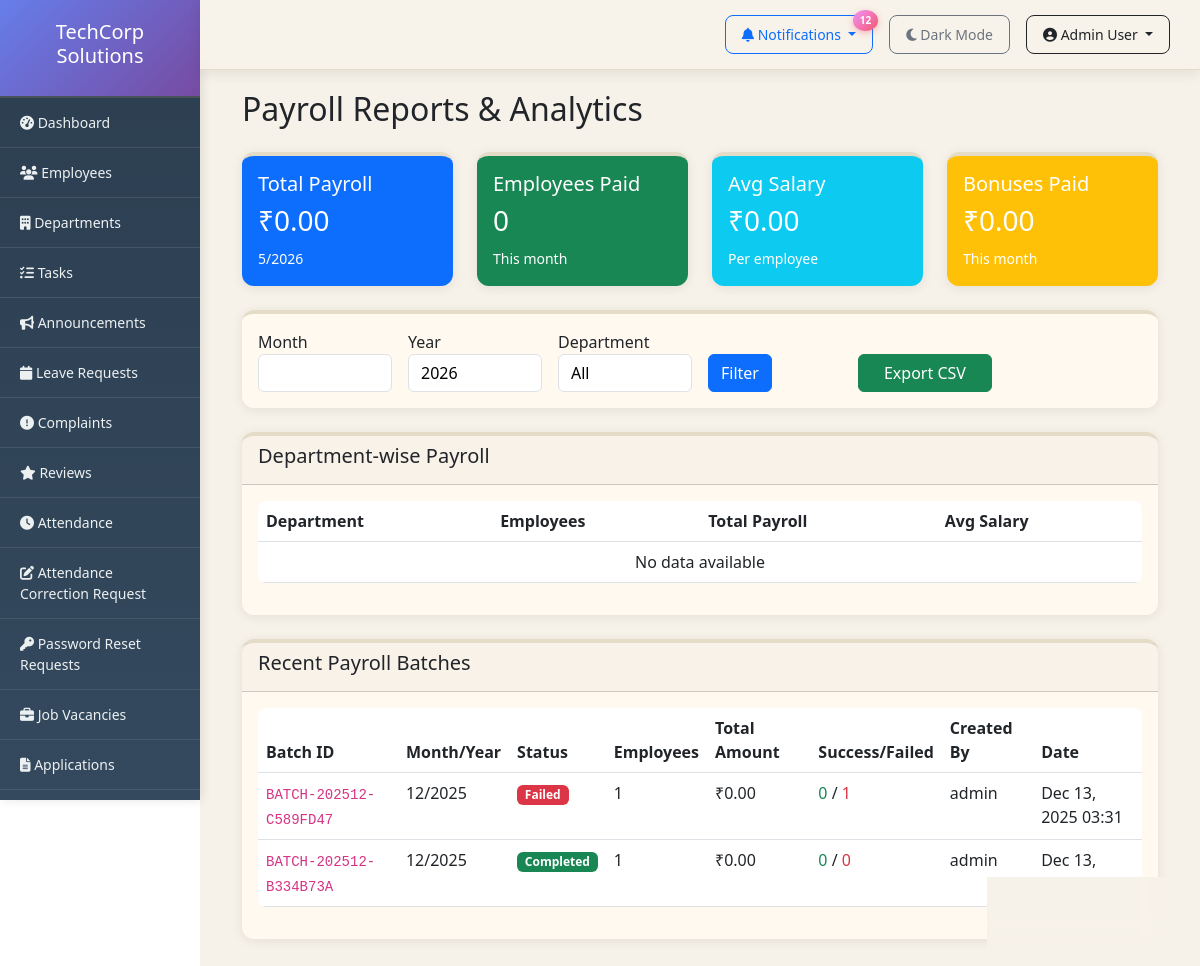
The page /admin-panel/payroll/reports/ (signed in) on the database its author committed.
### employees/models.py (models this page shows, shortened)
class PayrollBatch(models.Model):
    STATUS_CHOICES = [
        ('draft', 'Draft'),
        ('pending_approval', 'Pending Approval'),
        ('approved', 'Approved'),
        ('processing', 'Processing'),
        ('completed', 'Completed'),
        ('failed', 'Failed'),
        ('cancelled', 'Cancelled'),
    ]
    requires_approval = models.BooleanField(default=False)
    approval_threshold = models.DecimalField(max_digits=12, decimal_places=2, default=10000)
    batch_id = models.CharField(max_length=50, unique=True, db_index=True)
    month = models.IntegerField()
    year = models.IntegerField()
    status = models.CharField(max_length=20, choices=STATUS_CHOICES, default='draft')
    total_amount = models.DecimalField(max_digits=12, decimal_places=2, default=0)
    employee_count = models.IntegerField(default=0)
    successful_count = models.IntegerField(default=0)
    failed_count = models.IntegerField(default=0)
    created_by = models.ForeignKey(User, on_delete=models.SET_NULL, null=True, related_name='batches_created')
    created_at = models.DateTimeField(auto_now_add=True)
    approved_by = models.ForeignKey(User, on_delete=models.SET_NULL, null=True, blank=True, related_name='batches_approved')
    approved_at = models.DateTimeField(null=True, blank=True)
    processed_by = models.ForeignKey(User, on_delete=models.SET_NULL, null=True, blank=True, related_name='batches_processed')
    processed_at = models.DateTimeField(null=True, blank=True)
    remarks = models.TextField(blank=True)
    class Meta:
        ordering = ['-created_at']
        verbose_name_plural = 'Payroll batches'

### employees/views.py (the view, shortened to what this page needs)
# urls.py: path('admin-panel/payroll/reports/', views.payroll_reports, name='payroll_reports'),
@login_required
@user_passes_test(is_admin)
def payroll_reports(request):
    from .models import PayrollBatch, Department
    from django.db.models import Sum, Avg, Count
    from datetime import datetime
    month = int(request.GET.get('month', datetime.now().month))
    year = int(request.GET.get('year', datetime.now().year))
    dept_filter = request.GET.get('department', '')
    payments = SalaryPayment.objects.filter(month=month, year=year, status='paid')
    if dept_filter:
        payments = payments.filter(employee__department_id=dept_filter)
    total_amount = payments.aggregate(Sum('amount'))['amount__sum'] or 0
    employee_count = payments.count()
    avg_salary = payments.aggregate(Avg('amount'))['amount__avg'] or 0
    from datetime import date
    start_date = date(year, month, 1)
    if month == 12:
        end_date = date(year + 1, 1, 1)
    else:
        end_date = date(year, month + 1, 1)
    total_bonuses = Bonus.objects.filter(
        given_at__gte=start_date,
        given_at__lt=end_date
    ).aggregate(Sum('amount'))['amount__sum'] or 0
    dept_breakdown = []
    for dept in Department.objects.all():
        dept_payments = payments.filter(employee__department=dept)
    batches = PayrollBatch.objects.all()[:10]
    context = {
        'summary': {
            'total_amount': total_amount,
            'employee_count': employee_count,
            'avg_salary': avg_salary,
            'total_bonuses': total_bonuses,
            'month': month,
            'year': year,
        },
        'dept_breakdown': dept_breakdown,
        'batches': batches,
        'departments': Department.objects.all(),
        'month': month,
        'year': year,
    }
    return render(request, 'admin/payroll_reports.html', context)

### employees/context_processors.py (called while the page is built)
def notifications(request):
    context = {
        'pending_count': 0,
        'leave_count': 0,
        'correction_count': 0,
        'password_reset_count': 0,
    }
    if request.user.is_authenticated and request.user.is_staff:
        leave_count = Leave.objects.filter(status='pending').count()
        correction_count = AttendanceCorrection.objects.filter(status='pending').count()
        password_reset_count = PasswordResetRequest.objects.filter(status='pending').count()
        context.update({
            'leave_count': leave_count,
            'correction_count': correction_count,
            'password_reset_count': password_reset_count,
            'pending_count': leave_count + correction_count + password_reset_count,
        })
    return context

### employees/views.py (called while the page is built)
def is_admin(user):
    return user.is_staff or user.is_superuser

### employees/templates/admin/payroll_reports.html (shortened to what this page needs)
{% extends 'base.html' %}
{% block content %}
<div class="container-fluid">
    <h2 class="mb-4">Payroll Reports & Analytics</h2>
    <div class="row mb-4">
        <div class="col-md-3">
            <div class="card bg-primary text-white">
                <div class="card-body">
                    <h5>Total Payroll</h5>
                    <h3>₹{{ summary.total_amount|floatformat:2 }}</h3>
                    <small>{{ summary.month }}/{{ summary.year }}</small>
                </div>
            </div>
        </div>
        <div class="col-md-3">
            <div class="card bg-success text-white">
                <div class="card-body">
                    <h5>Employees Paid</h5>
                    <h3>{{ summary.employee_count }}</h3>
                    <small>This month</small>
                </div>
            </div>
        </div>
        <div class="col-md-3">
            <div class="card bg-info text-white">
                <div class="card-body">
                    <h5>Avg Salary</h5>
                    <h3>₹{{ summary.avg_salary|floatformat:2 }}</h3>
                    <small>Per employee</small>
                </div>
            </div>
        </div>
        <div class="col-md-3">
            <div class="card bg-warning text-white">
                <div class="card-body">
                    <h5>Bonuses Paid</h5>
                    <h3>₹{{ summary.total_bonuses|floatformat:2 }}</h3>
                    <small>This month</small>
                </div>
            </div>
        </div>
    </div>
    <div class="card mb-4">
        <div class="card-body">
            <form method="get" class="row g-3">
                <div class="col-md-2">
                    <label>Month</label>
                    <select name="month" class="form-control">
                        {% for m in "123456789012" %}
                        <option value="{{ forloop.counter }}" {% if forloop.counter == month %}selected{% endif %}>
                        </option>
                        {% endfor %}
                    </select>
                </div>
                <div class="col-md-2">
                    <label>Year</label>
                    <input type="number" name="year" class="form-control" value="{{ year }}">
                </div>
                <div class="col-md-2">
                    <label>Department</label>
                    <select name="department" class="form-control">
                        <option value="">All</option>
                    </select>
                </div>
                <div class="col-md-2">
                    <label>&nbsp;</label>
                    <button type="submit" class="btn btn-primary d-block">Filter</button>
                </div>
                <div class="col-md-2">
                    <label>&nbsp;</label>
                    <a href="{% url 'payroll_export_csv' %}?month={{ month }}&year={{ year }}" class="btn btn-success d-block">
                        Export CSV
                    </a>
                </div>
            </form>
        </div>
    </div>
    <div class="card mb-4">
        <div class="card-header">
            <h5>Department-wise Payroll</h5>
        </div>
        <div class="card-body">
            <table class="table">
                <thead>
                    <tr>
                        <th>Department</th>
                        <th>Employees</th>
                        <th>Total Payroll</th>
                        <th>Avg Salary</th>
                    </tr>
                </thead>
                <tbody>
                    {% for dept in dept_breakdown %}
                    <tr>
                        <td>{{ dept.name }}</td>
                        <td>{{ dept.employee_count }}</td>
                        <td>₹{{ dept.total_payroll|floatformat:2 }}</td>
                        <td>₹{{ dept.avg_salary|floatformat:2 }}</td>
                    </tr>
                    {% empty %}
                    <tr><td colspan="4" class="text-center">No data available</td></tr>
                    {% endfor %}
                </tbody>
            </table>
        </div>
    </div>
    <div class="card">
        <div class="card-header">
            <h5>Recent Payroll Batches</h5>
        </div>
        <div class="card-body">
            <table class="table">
                <thead>
                    <tr>
                        <th>Batch ID</th>
                        <th>Month/Year</th>
                        <th>Status</th>
                        <th>Employees</th>
                        <th>Total Amount</th>
                        <th>Success/Failed</th>
                        <th>Created By</th>
                        <th>Date</th>
                    </tr>
                </thead>
                <tbody>
                    {% for batch in batches %}
                    <tr>
                        <td><code>{{ batch.batch_id }}</code></td>
                        <td>{{ batch.month }}/{{ batch.year }}</td>
                        <td>
                            <span class="badge bg-{% if batch.status == 'completed' %}success{% elif batch.status == 'failed' %}danger{% else %}warning{% endif %}">
                                {{ batch.get_status_display }}
                            </span>
                        </td>
                        <td>{{ batch.employee_count }}</td>
                        <td>₹{{ batch.total_amount|floatformat:2 }}</td>
                        <td>
                            <span class="text-success">{{ batch.successful_count }}</span> /
                            <span class="text-danger">{{ batch.failed_count }}</span>
                        </td>
                        <td>{{ batch.created_by.username }}</td>
                        <td>{{ batch.created_at|date:"M d, Y H:i" }}</td>
                    </tr>
                    {% empty %}
                    <tr><td colspan="8" class="text-center">No batches found</td></tr>
                    {% endfor %}
                </tbody>
            </table>
        </div>
    </div>
</div>
{% endblock %}

### employees/templates/base.html (shortened to what this page needs)
<!DOCTYPE html>
<html lang="en">
<head>
    <link href="https://cdn.jsdelivr.net/npm/bootstrap@5.3.0/dist/css/bootstrap.min.css" rel="stylesheet">
    <link rel="stylesheet" href="https://cdnjs.cloudflare.com/ajax/libs/font-awesome/6.4.0/css/all.min.css">
</head>
<body>
    <nav class="top-navbar d-flex justify-content-end align-items-center">
        {% if user.is_staff %}
        <div class="dropdown me-3">
            <button class="btn btn-sm btn-outline-primary dropdown-toggle" type="button" data-bs-toggle="dropdown">
                <i class="fas fa-bell"></i> Notifications
                {% if pending_count > 0 %}
                <span class="notification-badge">{{ pending_count }}</span>
                {% endif %}
            </button>
        </div>
        {% endif %}
        <a href="{% url 'toggle_theme' %}" class="btn btn-sm btn-outline-secondary me-3">
            {% if user.is_authenticated and user.employee.theme_preference == 'dark' %}
                <i class="fas fa-sun"></i> Light Mode
            {% else %}
                <i class="fas fa-moon"></i> Dark Mode
            {% endif %}
        </a>
        <div class="dropdown">
            <button class="btn btn-sm btn-outline-dark dropdown-toggle" type="button" data-bs-toggle="dropdown">
                <i class="fas fa-user-circle"></i> {{ user.get_full_name|default:user.username }}
            </button>
        </div>
    </nav>
    <div class="container-fluid">
        <div class="row">
            <div class="col-md-2 sidebar">
                <div class="logo-header">
                    <h5>TechCorp Solutions</h5>
                </div>
                {% if user.is_staff %}
                <a href="{% url 'admin_dashboard' %}"><i class="fas fa-tachometer-alt"></i> Dashboard</a>
                <a href="{% url 'employee_list' %}"><i class="fas fa-users"></i> Employees</a>
                <a href="{% url 'department_list' %}"><i class="fas fa-building"></i> Departments</a>
                <a href="{% url 'task_list' %}"><i class="fas fa-tasks"></i> Tasks</a>
                <a href="{% url 'announcement_list' %}"><i class="fas fa-bullhorn"></i> Announcements</a>
                <a href="{% url 'leave_requests' %}"><i class="fas fa-calendar"></i> Leave Requests</a>
                <a href="{% url 'complaint_list' %}"><i class="fas fa-exclamation-circle"></i> Complaints</a>
                <a href="{% url 'review_list' %}"><i class="fas fa-star"></i> Reviews</a>
                <a href="{% url 'admin_attendance_list' %}"><i class="fas fa-clock"></i> Attendance</a>
                <a href="{% url 'admin_correction_list' %}"><i class="fas fa-edit"></i> Attendance Correction Request</a>
                <a href="{% url 'admin_password_reset_list' %}"><i class="fas fa-key"></i> Password Reset Requests</a>
                <a href="{% url 'vacancy_list' %}"><i class="fas fa-briefcase"></i> Job Vacancies</a>
                <a href="{% url 'application_list' %}"><i class="fas fa-file-alt"></i> Applications</a>
                <a href="{% url 'admin_salary_management' %}"> Salary Management</a>
                {% endif %}
            </div>
            <div class="col-md-10 content">
                {% block content %}{% endblock %}
            </div>
        </div>
    </div>
</body>
</html>

### employees/templates/base.html (style rules this page uses)
* { transition: background-color 0.3s ease, color 0.3s ease; }
body { font-family: 'Segoe UI', Tahoma, Geneva, Verdana, sans-serif; }
.sidebar { position: fixed; top: 0; left: 0; height: 100vh; overflow-y: auto; background: linear-gradient(180deg, #2c3e50 0%, #34495e 100%) !important; padding: 0; width: 16.666667%; box-shadow: 2px 0 10px rgba(0,0,0,0.1); }
.sidebar a { color: #ecf0f1 !important; text-decoration: none; padding: 14px 20px; display: block; border-bottom: 1px solid rgba(255,255,255,0.1); transition: all 0.3s ease; font-size: 14px; }
.sidebar .logo-header { background: linear-gradient(135deg, #667eea 0%, #764ba2 100%) !important; color: white !important; }
.content { padding: 30px; margin-top: 60px; margin-left: 16.666667%; background: #F7F2E9; min-height: calc(100vh - 60px); }
.card { background: #FFF9F0; backdrop-filter: blur(10px); border: none; border-top: 4px solid #E5DCC8; border-radius: 12px; box-shadow: 0 2px 12px rgba(0, 0, 0, 0.08); transition: transform 0.3s ease, box-shadow 0.3s ease; }
.logo-header { background: #2c3e50; color: white; padding: 20px; text-align: center; border-bottom: 2px solid #495057; }
.top-navbar { position: fixed; top: 0; right: 0; left: 16.666667%; z-index: 1000; background: rgba(247, 242, 233, 0.95); border-bottom: 1px solid #E5DCC8; padding: 15px 30px; box-shadow: 0 4px 12px rgba(0,0,0,0.08); backdrop-filter: blur(20px); }
.top-navbar .btn { border-radius: 8px; padding: 8px 16px; font-weight: 500; transition: all 0.3s ease; }
.notification-badge { position: absolute; top: -5px; right: -5px; background: linear-gradient(135deg, #f093fb 0%, #f5576c 100%); color: white; border-radius: 50%; padding: 3px 7px; font-size: 10px; font-weight: bold; box-shadow: 0 2px 6px rgba(245, 87, 108, 0.4); animation: pulse 2s infinite; }
.table { border-radius: 8px; overflow: hidden; }
.form-control { background: white; color: #000; }

### rows shown on the page
PayrollBatch: batch_id "BATCH-202512-C589FD47", month "12", year "2025", status "Failed", employee_count "1", total_amount "0.00", successful_count "0", failed_count "1", created_by.username "admin", created_at "Dec 13, 2025 03:31"
PayrollBatch: batch_id "BATCH-202512-B334B73A", month "12", year "2025", status "Completed", employee_count "1", total_amount "0.00", successful_count "0", failed_count "0", created_by.username "admin", created_at "Dec 13, 2025 03:27"

### other values the page prints
{{ pending_count }} "12"
{{ user.get_full_name|default:user.username }} "Admin User"
{{ summary.total_amount|floatformat:2 }} "0.00"
{{ summary.month }} "5"
{{ summary.year }} "2026"
{{ summary.employee_count }} "0"
{{ summary.avg_salary|floatformat:2 }} "0.00"
{{ summary.total_bonuses|floatformat:2 }} "0.00"
